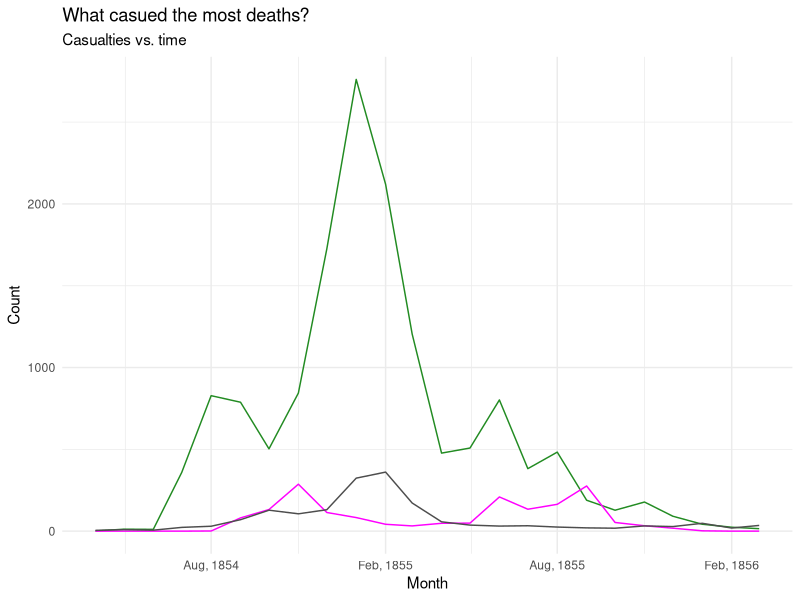
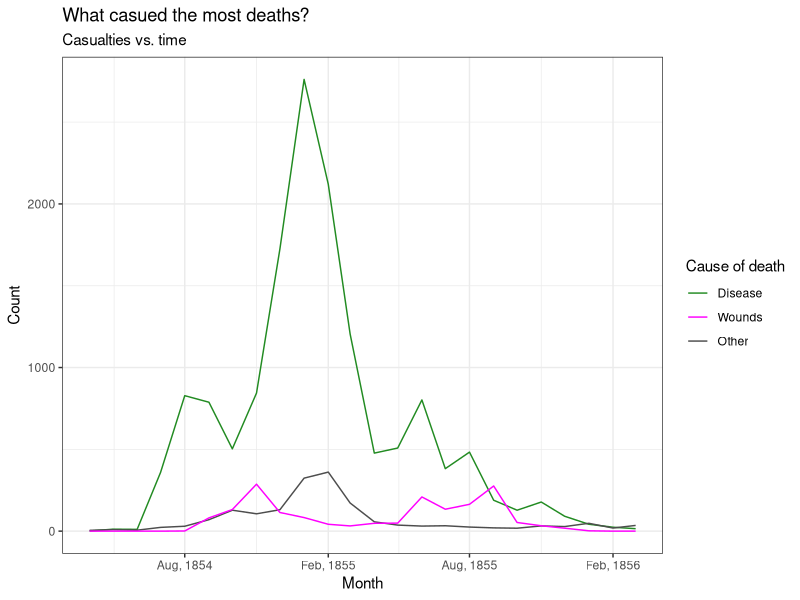

Write R code to recreate these figures, in order.
## ---- chunk 1
knitr::opts_chunk$set(echo = TRUE)
library(tidyverse) # loads ggplot2 and other tidyverse packages
## ---- chunk 2
nightingale <- read_csv("nightingale.csv")
glimpse(nightingale)
## ---- chunk 3
?lubridate
## ---- chunk 4
nightingale <- nightingale |>
  mutate( # mutate() is used to transform/define columns
    yearmonth = as_date(Date, format = "%m/%Y") 
    # %m/%Y -> (month in 2 digits)/(year in 4 digits)
  )
## ---- chunk 5
nightingale <- nightingale |>
  mutate(
    yearmonth_base = as.Date(
      paste(Date, "01", sep = "/"), # append "01" after `Date` separated by "/"
      format = "%m/%Y/%d"
    )
  )
## ---- chunk 6
glimpse(nightingale)
## ---- chunk 7
ggplot(nightingale, aes(x = yearmonth)) + 
  geom_line(aes(y = Disease), colour = "forestgreen") +
  geom_line(aes(y = Wounds), colour = "magenta") +
  geom_line(aes(y = Other), colour = "grey30") +
  labs(
    title = "What casued the most deaths?",
    subtitle = "Casualties vs. time",
    x = "Month",
    y = "Count"
  ) +
  theme_minimal() + # you can apply different themes to ggplots
  scale_x_date(date_breaks = "6 month", date_labels =  "%b, %Y")
## ---- chunk 8
nightingale |>
  pivot_longer(
    # these columns are "pivoted" to name-value pairs
    cols = c(Disease, Wounds, Other)
  ) |>
  rename(
    # rename
    cause_of_death = name,
    count = value
  )
## ---- chunk 9
nightingale |>
  pivot_longer(
    # these columns are "pivoted" to name-value pairs
    cols = c(Disease, Wounds, Other)
  ) |>
  rename(
    # rename
    cause_of_death = name,
    count = value
  ) |>
  ggplot() +
  theme_bw() + # you can apply different themes to ggplots
  geom_line(
    aes(
      x = yearmonth,           # time -> x axis
      y = count,               # count -> y axis
      colour = cause_of_death  # cause of death -> colour
    )
  ) +
  labs(
    title = "What casued the most deaths?",
    subtitle = "Casualties vs. time",
    x = "Month",
    y = "Count",
    colour = "Cause of death" # update the label for colour legend
  ) +
  scale_x_date(date_breaks = "6 month", date_labels =  "%b, %Y") +
  scale_colour_manual(
    # control the colour mapping using a `scale_colour_*()` function
    values = c(Disease = "forestgreen", Wounds = "magenta", Other = "grey30"),
    breaks = c("Disease", "Wounds", "Other")
  )
## ---- chunk 10

## ---- chunk 11
starwars # the dataset is part of `dplyr` package which is part of `tidyverse`
